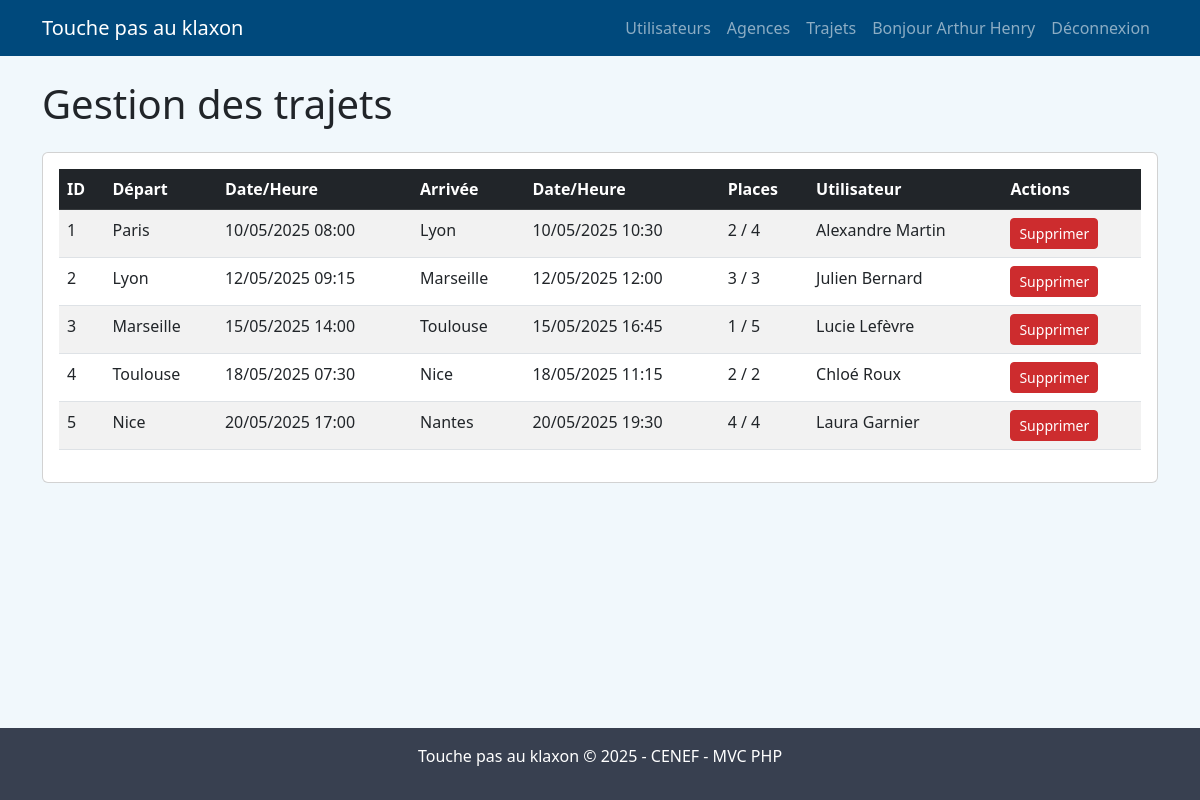
The app's page /?route=admin_trajets (signed in), older data.
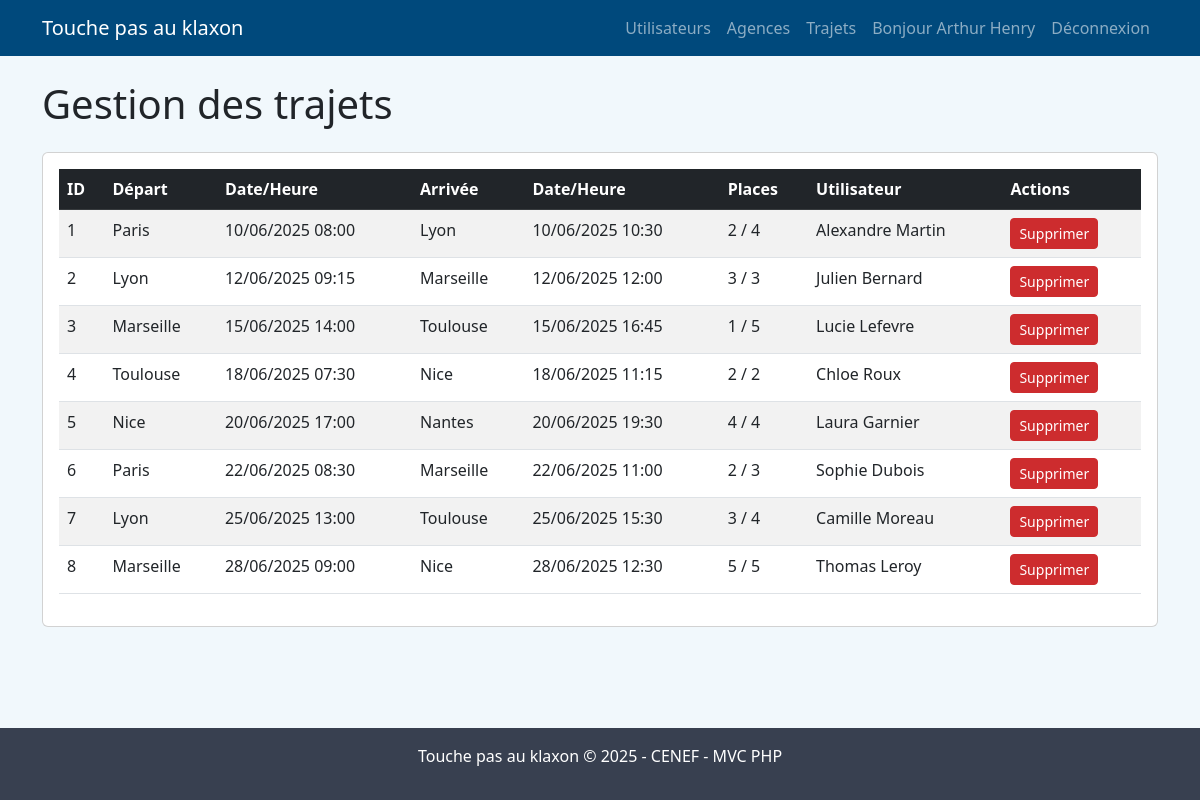
The same page, newer data.
### tables this page shows
CREATE TABLE trajet (
    id INT AUTO_INCREMENT PRIMARY KEY,
    date_depart DATE NOT NULL,
    heure_depart TIME NOT NULL,
    date_arrivee DATE NOT NULL,
    heure_arrivee TIME NOT NULL,
    places_total INT NOT NULL,
    places_disponibles INT NOT NULL,
    utilisateur_id INT NOT NULL,
    agence_depart_id INT NOT NULL,
    agence_arrivee_id INT NOT NULL,
    created_at TIMESTAMP DEFAULT CURRENT_TIMESTAMP,
    updated_at TIMESTAMP DEFAULT CURRENT_TIMESTAMP ON UPDATE CURRENT_TIMESTAMP,
    FOREIGN KEY (utilisateur_id) REFERENCES utilisateur(id) ON DELETE CASCADE,
    FOREIGN KEY (agence_depart_id) REFERENCES agence(id) ON DELETE CASCADE,
    FOREIGN KEY (agence_arrivee_id) REFERENCES agence(id) ON DELETE CASCADE
);

CREATE TABLE agence (
    id INT AUTO_INCREMENT PRIMARY KEY,
    nom VARCHAR(100) NOT NULL UNIQUE,
    created_at TIMESTAMP DEFAULT CURRENT_TIMESTAMP
);

CREATE TABLE utilisateur (
    id INT AUTO_INCREMENT PRIMARY KEY,
    nom VARCHAR(50) NOT NULL,
    prenom VARCHAR(50) NOT NULL,
    telephone VARCHAR(15) NOT NULL,
    email VARCHAR(100) NOT NULL UNIQUE,
    role ENUM('admin', 'user') NOT NULL DEFAULT 'user',
    password VARCHAR(255) NOT NULL,
    created_at TIMESTAMP DEFAULT CURRENT_TIMESTAMP
);

### controllers/AdminController.php (called while the page is built, shortened)
<?php
class AdminController
{
    public function trajets()
    {
        $trajetModel = new \Models\Trajet();
        $trajets = $trajetModel->getAllWithDetails();
        require_once '../views/admin/trajets.php';
    }
}

### public/index.php (called while the page is built, shortened)
<?php
require_once '../config/database.php';
require_once '../routes/web.php';

### config/database.php (called while the page is built, shortened)
<?php
class Database
{
    private $host = DB_HOST;
    private $user = DB_USER;
    private $pass = DB_PASS;
    private $dbname = DB_NAME;
    private $dbh;
    private $stmt;
    public function __construct()
    {
        $dsn = 'mysql:host=' . $this->host . ';dbname=' . $this->dbname . ';charset=utf8mb4';
        $options = array(
            PDO::ATTR_PERSISTENT => true,
            PDO::ATTR_ERRMODE => PDO::ERRMODE_EXCEPTION,
            PDO::ATTR_DEFAULT_FETCH_MODE => PDO::FETCH_OBJ,
            PDO::ATTR_EMULATE_PREPARES => false
        );
        try {
            $this->dbh = new PDO($dsn, $this->user, $this->pass, $options);
            $this->dbh->exec("SET NAMES 'utf8mb4'");
        } catch (PDOException $e) {
            $this->error = $e->getMessage();
            die('Erreur de connexion à la base de données : ' . $this->error . '<br>' .
                'Vérifiez vos paramètres dans config/config.php');
        }
    }
    public function query($sql)
    {
        $this->stmt = $this->dbh->prepare($sql);
    }
    public function execute()
    {
        try {
            return $this->stmt->execute();
        } catch (PDOException $e) {
            throw new Exception("Erreur d'exécution de la requête : " . $e->getMessage());
        }
    }
    public function resultSet()
    {
        $this->execute();
        return $this->stmt->fetchAll();
    }
}

### models/Trajet.php (called while the page is built, shortened)
<?php
class Trajet
{
    private $db;
    public function __construct()
    {
        $this->db = new \Database();
    }
    public function getAllWithDetails()
    {
        $this->db->query("
            SELECT t.*,
                ad.nom as agence_depart,
                aa.nom as agence_arrivee,
                u.nom as utilisateur_nom,
                u.prenom as utilisateur_prenom,
                u.telephone,
                u.email
            FROM trajet t
            JOIN agence ad ON t.agence_depart_id = ad.id
            JOIN agence aa ON t.agence_arrivee_id = aa.id
            JOIN utilisateur u ON t.utilisateur_id = u.id
            ORDER BY t.date_depart, t.heure_depart
        ");
        return $this->db->resultSet();
    }
}

### controllers/AuthController.php (called while the page is built, shortened)
<?php
class AuthController
{
    public function checkAdminAuth()
    {
        return true;
    }
}

### views/admin/trajets.php (the view, shortened to what this page needs)
<h1 class="mb-4">Gestion des trajets</h1>
<div class="card">
    <div class="card-body">
        <div class="table-responsive">
            <table class="table table-striped table-hover">
                <thead class="table-dark">
                    <tr>
                        <th>ID</th>
                        <th>Départ</th>
                        <th>Date/Heure</th>
                        <th>Arrivée</th>
                        <th>Date/Heure</th>
                        <th>Places</th>
                        <th>Utilisateur</th>
                        <th>Actions</th>
                    </tr>
                </thead>
                <tbody>
                    <?php if (empty($trajets)): ?>
                        <tr>
                            <td colspan="8">Aucun trajet trouvé.</td>
                        </tr>
                    <?php else: ?>
                        <?php foreach ($trajets as $trajet): ?>
                            <tr>
                                <td><?= $trajet->id ?></td>
                                <td><?= htmlspecialchars($trajet->agence_depart) ?></td>
                                <td>
                                    <?= date('d/m/Y', strtotime($trajet->date_depart)) ?>
                                    <?= date('H:i', strtotime($trajet->heure_depart)) ?>
                                </td>
                                <td><?= htmlspecialchars($trajet->agence_arrivee) ?></td>
                                <td>
                                    <?= date('d/m/Y', strtotime($trajet->date_arrivee)) ?>
                                    <?= date('H:i', strtotime($trajet->heure_arrivee)) ?>
                                </td>
                                <td>
                                    <?= $trajet->places_disponibles ?> / <?= $trajet->places_total ?>
                                </td>
                                <td>
                                    <?= htmlspecialchars($trajet->utilisateur_prenom . ' ' . $trajet->utilisateur_nom) ?>
                                </td>
                                <td>
                                    <a href="/admin/trajet/delete/<?= $trajet->id ?>" class="btn btn-sm btn-danger" title="Supprimer" onclick="return confirm('Êtes-vous sûr de vouloir supprimer ce trajet ?')">
                                        <i class="bi bi-trash"></i> Supprimer
                                    </a>
                                </td>
                            </tr>
                        <?php endforeach; ?>
                    <?php endif; ?>
                </tbody>
            </table>
        </div>
    </div>
</div>
<?php
$content = ob_get_clean();
require_once '../views/layouts/default.php';
?>

### routes/web.php (shortened to what this page needs)
<?php
$route = $_GET['route'] ?? '/';
$authController = new \Controllers\AuthController();
switch ($route) {
    case 'admin_trajets':
        if ($authController->checkAdminAuth()) {
            $controller = new \Controllers\AdminController();
            $controller->trajets();
        }
        break;
}
?>

### views/layouts/default.php (shortened to what this page needs)
<!DOCTYPE html>
<html lang="fr">
<head>
    <link href="https://cdn.jsdelivr.net/npm/bootstrap@5.3.0/dist/css/bootstrap.min.css" rel="stylesheet">
    <link href="<?= URL_ROOT ?>/assets/css/style.css" rel="stylesheet">
</head>
<body>
    <header class="mb-4">
        <?php include APP_ROOT . '/views/layouts/header.php'; ?>
    </header>
    <main class="container mb-4">
        <?php
        echo $content ?? 'Aucun contenu à afficher';
        ?>
    </main>
    <footer class="mt-auto py-3">
        <?php include APP_ROOT . '/views/layouts/footer.php'; ?>
    </footer>
</body>
</html>

### views/layouts/header.php (shortened to what this page needs)
<nav class="navbar navbar-expand-lg navbar-dark" style="background-color: #00497c;">
    <div class="container">
        <a class="navbar-brand" href="?route=home">Touche pas au klaxon</a>
        <div class="collapse navbar-collapse justify-content-end" id="navbarNav">
            <ul class="navbar-nav">
                <?php if (!isset($_SESSION['user_id'])): ?>
                    <li class="nav-item">
                        <a class="nav-link btn btn-dark" href="?route=login">Connexion</a>
                    </li>
                <?php elseif (isset($_SESSION['user_role']) && $_SESSION['user_role'] === 'admin'): ?>
                    <li class="nav-item">
                        <a class="nav-link" href="?route=admin_users">Utilisateurs</a>
                    </li>
                    <li class="nav-item">
                        <a class="nav-link" href="?route=admin_agences">Agences</a>
                    </li>
                    <li class="nav-item">
                        <a class="nav-link" href="?route=admin_trajets">Trajets</a>
                    </li>
                    <li class="nav-item">
                        <span class="nav-link">Bonjour <?= htmlspecialchars($_SESSION['user_name']) ?></span>
                    </li>
                    <li class="nav-item">
                        <a class="nav-link btn btn-dark" href="?route=logout">Déconnexion</a>
                    </li>
                <?php endif; ?>
            </ul>
        </div>
    </div>
</nav>

### views/layouts/footer.php
<div class="container text-center">
    <p>Touche pas au klaxon &copy; <?= date('Y') ?> - CENEF - MVC PHP</p>
</div>

### assets/css/style.css (style rules this page uses)
:root { --primary: #0074c7; --secondary: #00497c; --dark: #384050; --danger: #cd2c2e; --success: #82b864; --light: #f1f8fc; }
body { min-height: 100vh; display: flex; flex-direction: column; background-color: var(--light); }
main { flex: 1; }
.navbar { background-color: var(--secondary) !important; }
.btn-danger { background-color: var(--danger); border-color: var(--danger); }
.table-dark { background-color: var(--dark); }
footer { background-color: var(--dark); color: white; padding: 1rem 0; }

Row changes from the older to the newer data that the page shows:
changed trajet "Alexandre Martin": date_depart "10/05/2025" → "10/06/2025"; date_arrivee "10/05/2025" → "10/06/2025"
changed trajet "Julien Bernard": date_depart "12/05/2025" → "12/06/2025"; date_arrivee "12/05/2025" → "12/06/2025"
changed trajet id 3: date_depart "15/05/2025" → "15/06/2025"; date_arrivee "15/05/2025" → "15/06/2025"; utilisateur.nom "Lucie Lefèvre" → "Lucie Lefevre"
changed trajet id 4: date_depart "18/05/2025" → "18/06/2025"; date_arrivee "18/05/2025" → "18/06/2025"; utilisateur.nom "Chloé Roux" → "Chloe Roux"
changed trajet "Nantes": date_depart "20/05/2025" → "20/06/2025"; date_arrivee "20/05/2025" → "20/06/2025"
added trajet: id "6", agence_depart.nom "Paris", date_depart "22/06/2025", heure_depart "08:30", agence_arrivee.nom "Marseille", date_arrivee "22/06/2025", heure_arrivee "11:00", places_disponibles "2", places_total "3", utilisateur.nom "Sophie Dubois"
added trajet: id "7", agence_depart.nom "Lyon", date_depart "25/06/2025", heure_depart "13:00", agence_arrivee.nom "Toulouse", date_arrivee "25/06/2025", heure_arrivee "15:30", places_disponibles "3", places_total "4", utilisateur.nom "Camille Moreau"
added trajet: id "8", agence_depart.nom "Marseille", date_depart "28/06/2025", heure_depart "09:00", agence_arrivee.nom "Nice", date_arrivee "28/06/2025", heure_arrivee "12:30", places_disponibles "5", places_total "5", utilisateur.nom "Thomas Leroy"
